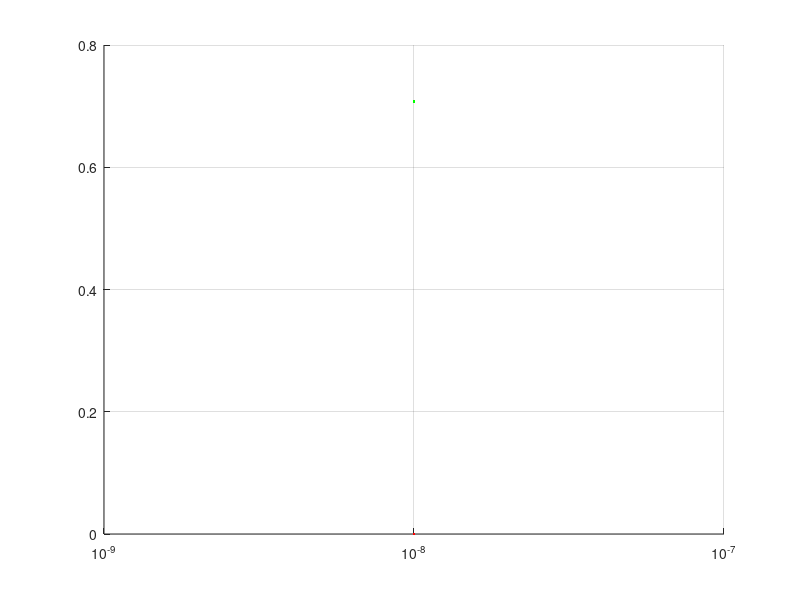

This figure's MATLAB source:
clear all;
clc;
n=1000;
N=1000;
T=linspace(0,10^8,N);
%f=linspace(10^-7,10^-9,n);
f=10^-8
for i=1
    s=sin(2*pi*f(i)*T);
    c=cos(2*pi*f(i)*T);
    ns(i)=sqrt(s*s'/N);
    nc(i)=sqrt(c*c'/N);
    nm(i)=sqrt(c*s'/N);
end
hold on;
grid on;
set(gca,'XScale','log');
plot(f,ns,'b')
plot(f,nc,'g')
plot(f,nm,'r')
hold off;